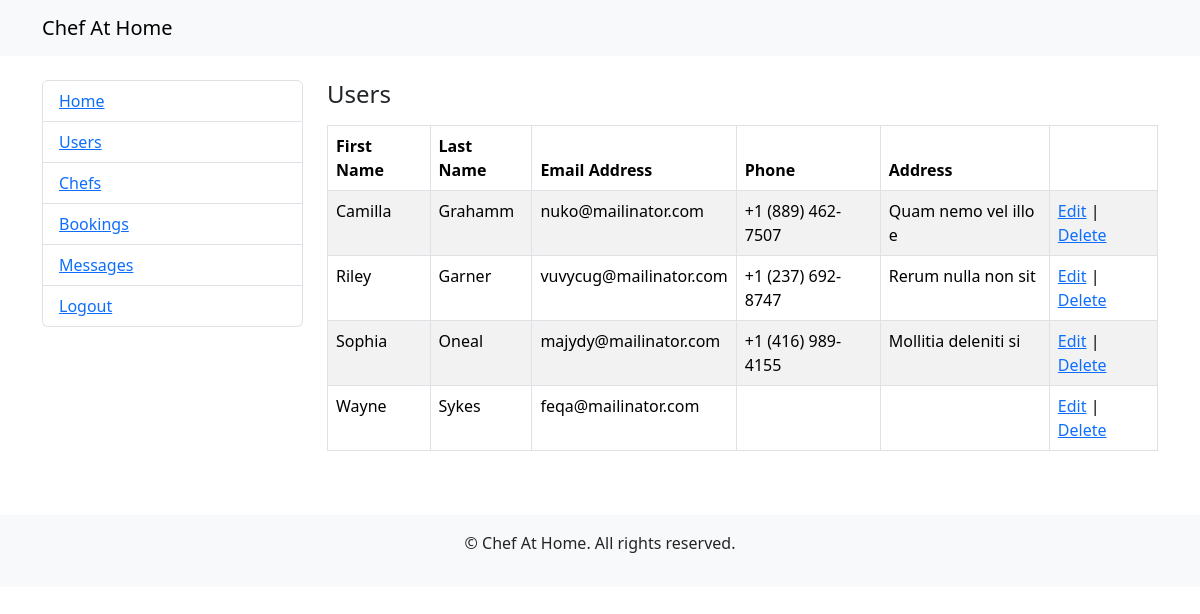
Screenshot of /user-index.php (signed in) with the database file from the repository.
### tables this page shows
CREATE TABLE users (
    id INT PRIMARY KEY AUTO_INCREMENT,
    first_name VARCHAR(50),
    last_name VARCHAR(50),
    email VARCHAR(100) NOT NULL UNIQUE,
    password VARCHAR(255) NOT NULL,
    phone_number VARCHAR(20),
    address VARCHAR(255)
);

### classes/user.php (called while the page is built, shortened)
<?php
class User
{
    private $db;
    public function __construct(PDO $conn)
    {
        $this->db = $conn;
    }
    public function get_all_user_data()
    {
        $stmt = $this->db->prepare("SELECT * FROM users ORDER BY ID DESC;");
        $stmt->execute();
        $user = $stmt->fetchAll();
        return $user;
    }
}

### user-index.php (the view, shortened to what this page needs)
<?php
require('classes/user.php');
$db_conn = new DbConnection();
$db = $db_conn->get_db_conn();
$user_obj = new User($db);
$users = $user_obj->get_all_user_data();
include 'includes/header.php';
?>
<main>
    <div class="container">
        <div class="row">
            <div class="col-lg-3" id="sidebar">
                <?php include 'includes/sidebar.php'; ?>
            </div>
            <div class="col-lg-9" id="dashboard-content">
               <h4 class="mb-3">Users</h4>
                <div class="table-responsive">
                    <table class="table table-bordered table-striped">
                        <thead>
                            <tr>
                                <th>First Name</th>
                                <th>Last Name</th>
                                <th>Email Address</th>
                                <th>Phone</th>
                                <th>Address</th>
                                <th></th>
                            </tr>
                        </thead>
                        <tbody>
                            <?php foreach($users as $user): ?>
                                <tr>
                                    <td><?php echo $user['first_name']; ?></td>
                                    <td><?php echo $user['last_name']; ?></td>
                                    <td><?php echo $user['email']; ?></td>
                                    <td><?php echo $user['phone_number']; ?></td>
                                    <td><?php echo $user['address']; ?></td>
                                    <td>
                                    <a href="user-edit.php?user_id=<?php echo $user['id']; ?>">Edit</a>
                                    |
                                    <a href="<?php echo $_SERVER['PHP_SELF']; ?>?user_id=<?php echo $user['id']; ?>&action=delete">Delete</a>
                                    </td>
                                </tr>
                            <?php endforeach; ?>
                        </tbody>
                    </table>
                </div>
            </div>
        </div>
    </div>
</main>
<?php include 'includes/footer.php'; ?>

### rows the page displays
users: first_name "Camilla", last_name "Grahamm", email "nuko@mailinator.com", phone_number "+1 (889) 462-7507", address "Quam nemo vel illo e"
users: first_name "Riley", last_name "Garner", email "vuvycug@mailinator.com", phone_number "+1 (237) 692-8747", address "Rerum nulla non sit"
users: first_name "Sophia", last_name "Oneal", email "majydy@mailinator.com", phone_number "+1 (416) 989-4155", address "Mollitia deleniti si"
users: first_name "Wayne", last_name "Sykes", email "feqa@mailinator.com"
